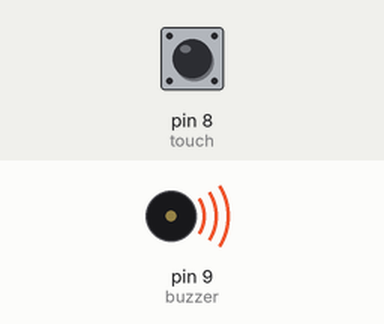
Bench run of a sketch on a simulated Arduino Uno, built with avr-gcc and run on an emulated ATmega328P. Parts: buzzer (waves = sounding, pin HIGH). The test bench sets the inputs (shaded band); at power-on: pin 8 (touch) HIGH. What the sketch prints to the serial monitor is not drawn.

Above: at 1.2 s.
1.3 s: pin 8 (touch) pulled LOW for 0.15 s
At 1.39 s:
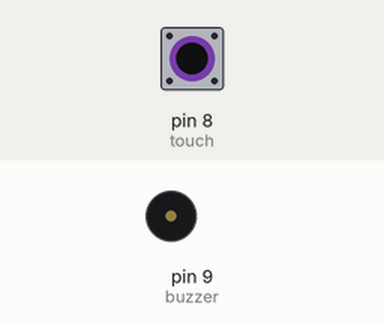
2.9 s: pin 8 (touch) pulled LOW for 1 s
At 4.7 s:
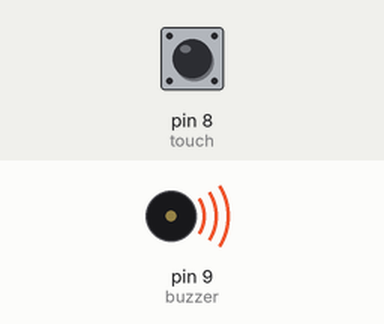
6.9 s: pin 8 (touch) pulled LOW for 3.2 s
At 8.1 s:
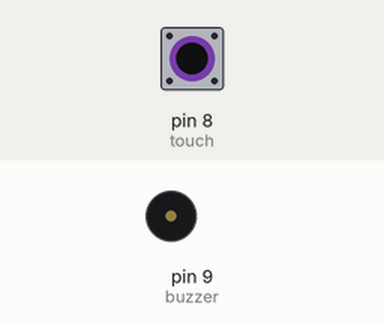
11.6 s: pin 8 (touch) pulsed LOW 2 times (0.12 s each, 0.3 s apart)
At 11.82 s:
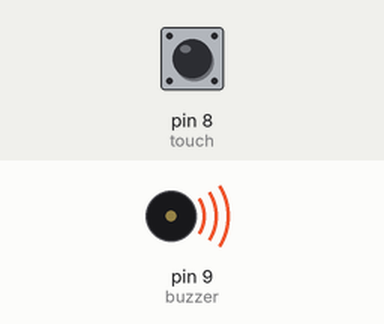
15.2 s: pin 8 (touch) pulsed LOW 5 times (0.12 s each, 0.3 s apart)
At 17.4 s:
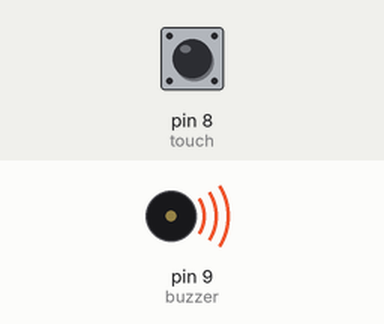
Timing chart, 0 to 18.9 s (numbered marks = the images above; inputs shaded):
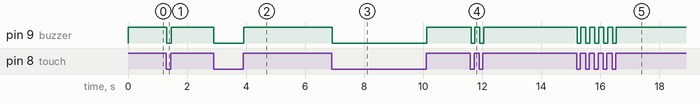

The sketch:

Touch_Sensor.ino
```cpp
int touch=8;
int buzzer=9;

void setup() {
  Serial.begin(9600);
   pinMode(touch,INPUT);
   pinMode(buzzer,OUTPUT);


}

void loop()
{
  int x=digitalRead(touch);

  Serial.println(x);

  if (x==0)
  {

  digitalWrite(buzzer,LOW);
  }
  else
 {

  Serial.println(" touch detected");
  digitalWrite(buzzer,HIGH);

 }

}
```

Measured:
- after the input at 1.3 s, pin 9 (buzzer): HIGH → LOW at once, → HIGH 0.16 s later
- after the input at 2.9 s, pin 9 (buzzer): HIGH → LOW at once, → HIGH 1.0 s later
- after the input at 6.9 s, pin 9 (buzzer): HIGH → LOW at once, → HIGH 3.2 s later
- after the input at 11.6 s, pin 9 (buzzer): alternates HIGH for 0.17 s and LOW for 0.13 s, 4 changes in all, then stays HIGH, starting at once
- after the input at 15.2 s, pin 9 (buzzer): alternates HIGH for 0.17 s and LOW for 0.13 s, 10 changes in all, then stays HIGH, starting at once
